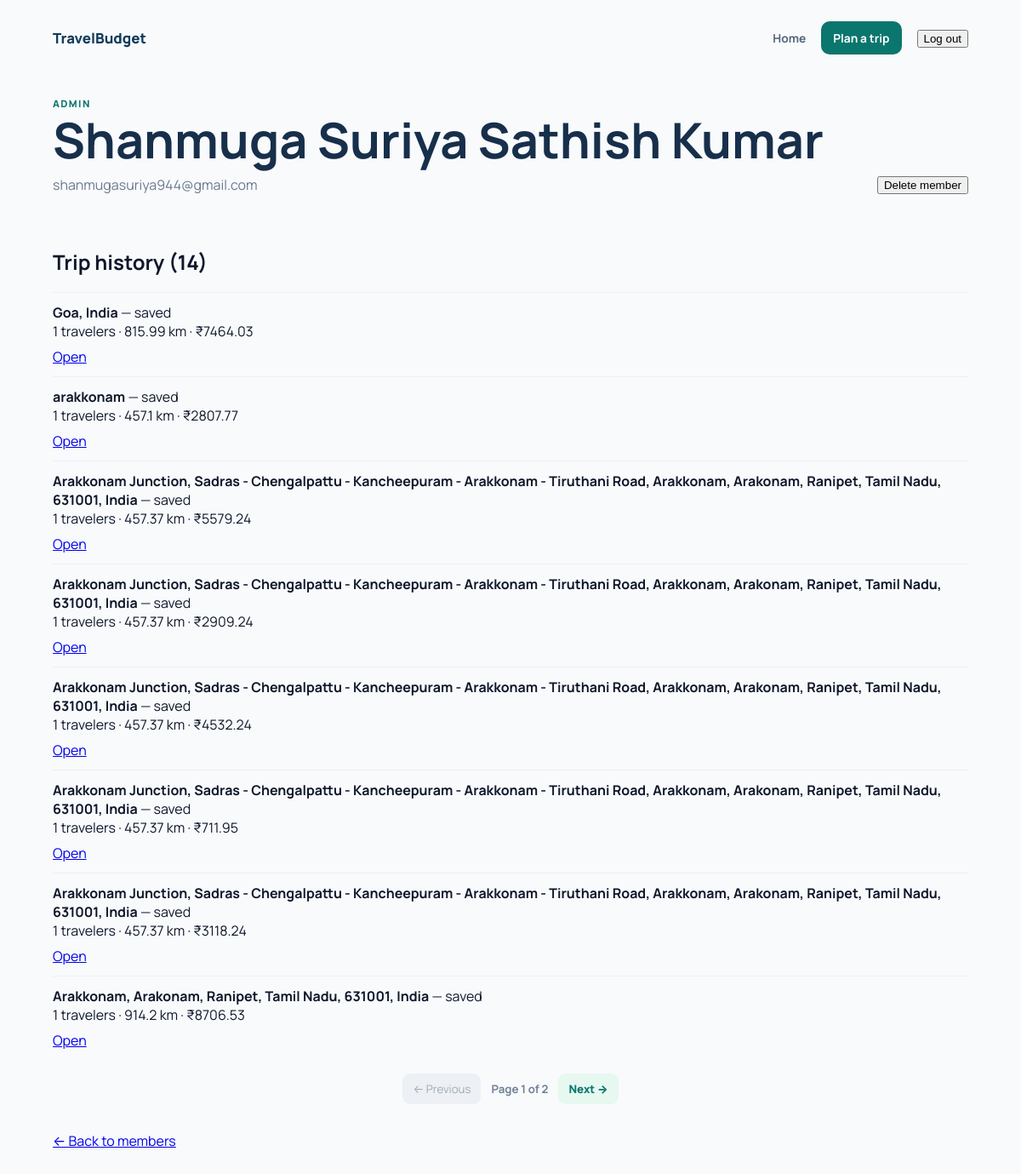
/admin/member/1 (signed in), run on an earlier commit of the app's database.
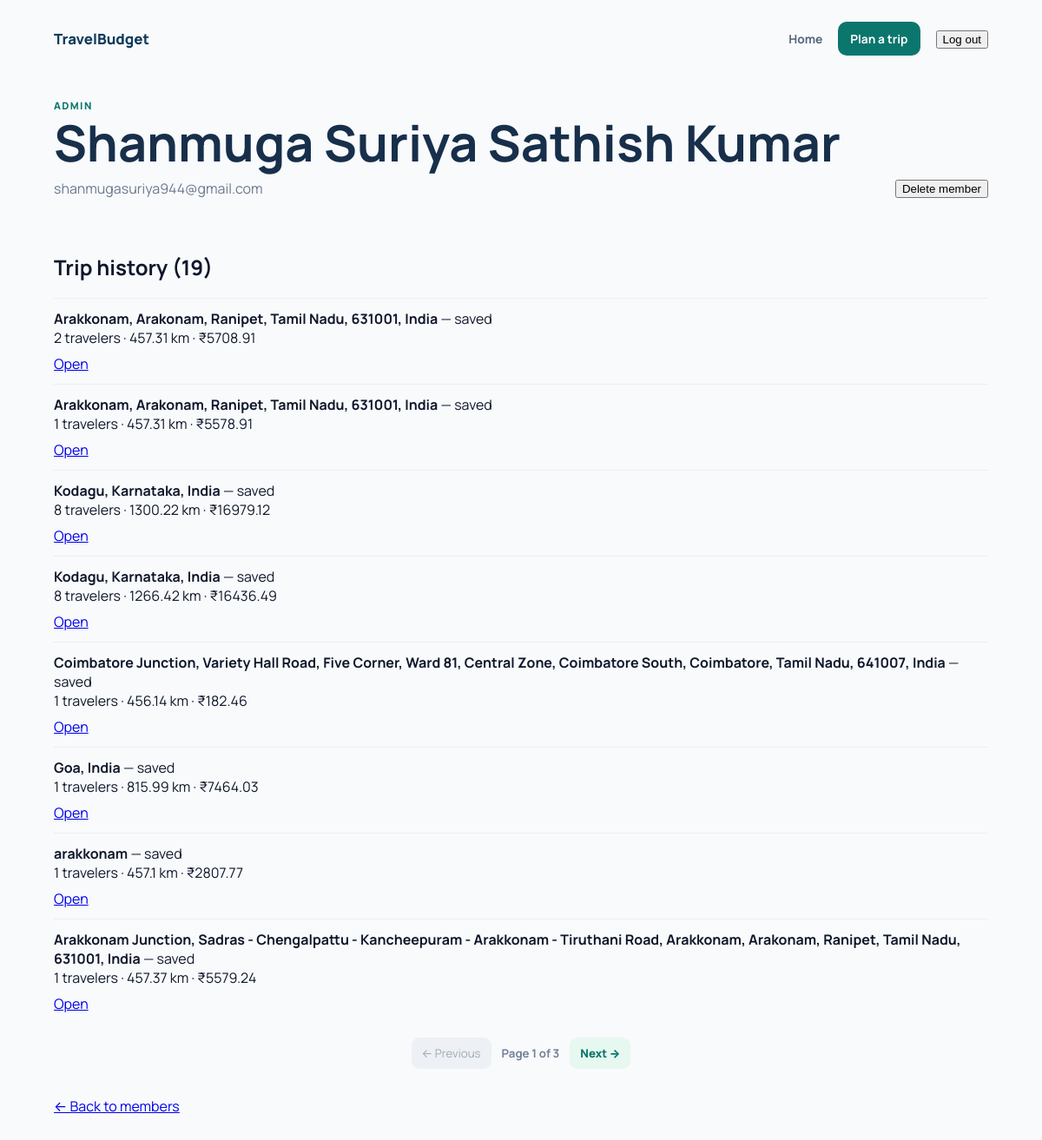
And on a later commit of the database.
### tables this page shows
CREATE TABLE trips (
            id INTEGER PRIMARY KEY AUTOINCREMENT,
            destination TEXT,
            travelers INTEGER,
            total_distance REAL,
            transport_mode TEXT,
            transport_cost REAL,
            fuel_type TEXT,
            fuel_price REAL,
            fuel_cost REAL,
            food_cost REAL,
            room_cost REAL,
            toll_charges REAL,
            parking_fee REAL,
            vehicle_type TEXT,
            vehicle_rental_cost REAL,
            places_fee_total REAL,
            total_budget REAL,
            cost_per_person REAL
        , user_id INTEGER);

### app.py (the view)
@app.route('/admin/member/<int:user_id>')
@login_required
@require_admin
def admin_member(user_id):
    try:
        page = max(1, int(request.args.get('page', 1)))
    except (TypeError, ValueError):
        page = 1
    per_page = 8
    conn = get_db()
    user_row = conn.execute("SELECT id, name, email, created_at, is_admin FROM users WHERE id=?", (user_id,)).fetchone()
    if not user_row:
        conn.close()
        return redirect(url_for('admin_members'))
    user = dict(user_row)
    total = conn.execute("SELECT COUNT(*) FROM trips WHERE user_id=?", (user_id,)).fetchone()[0]
    total_pages = max(1, (total + per_page - 1) // per_page)
    page = min(page, total_pages)
    trips = conn.execute(
        "SELECT * FROM trips WHERE user_id=? ORDER BY id DESC LIMIT ? OFFSET ?",
        (user_id, per_page, (page - 1) * per_page),
    ).fetchall()
    trips = [dict(t) for t in trips]
    conn.close()
    return render_template('admin_member.html', user=user, trips=trips, page=page, total_pages=total_pages, total=total)

### app.py (called while the page is built)
def get_db():
    conn = sqlite3.connect("travel_budget.db")
    conn.row_factory = sqlite3.Row
    return conn

@app.before_request
def update_last_seen():
    user_id = session.get('user_id')
    if user_id:
        try:
            conn = get_db()
            conn.execute('UPDATE users SET last_seen = CURRENT_TIMESTAMP WHERE id = ?', (user_id,))
            conn.commit()
            conn.close()
        except Exception:
            pass

@app.context_processor
def inject_user():
    is_admin = False
    logged_in = 'user_id' in session
    user_name = session.get('user_name')
    if logged_in:
        try:
            conn = get_db()
            row = conn.execute('SELECT is_admin FROM users WHERE id=?', (session['user_id'],)).fetchone()
            conn.close()
            is_admin = False
            if row:
                try:
                    is_admin = bool(row['is_admin'])
                except Exception:
                    is_admin = False
        except Exception:
            is_admin = False
    return dict(is_admin=is_admin, logged_in=logged_in, user_name=user_name)

### templates/admin_member.html (shortened to what this page needs)
<!doctype html>
<html lang="en"><head><link rel="stylesheet" href="{{ url_for('static', filename='trip.css') }}">
<link rel="stylesheet" href="{{ url_for('static', filename='admin.css') }}">
</head>
<body>
<main class="trips-shell">
  <header class="trips-header">
    <a href="/" class="brand">TravelBudget</a>
    <nav>
      <a href="/">Home</a>
      <a class="plan-link" href="/planner">Plan a trip</a>
      <form action="/logout" method="post"><button class="logout-btn" type="submit">Log out</button></form>
    </nav>
  </header>
  <section class="trips-hero">
    <div>
      <p class="eyebrow">Admin</p>
      <h1>{{ user['name'] }}</h1>
      <p>{{ user['email'] }}</p>
    </div>
    <div style="text-align:right;">
      <form action="{{ url_for('admin_delete_member', user_id=user['id']) }}" method="post" onsubmit="return confirm('Delete this member?')">
        <button type="submit">Delete member</button>
      </form>
    </div>
  </section>
  <section style="padding:1rem 0;">
    <h2>Trip history ({{ total }})</h2>
    {% if trips %}
      <ul style="list-style:none; padding:0;">
        {% for trip in trips %}
          <li style="padding:0.75rem 0; border-top:1px solid #eee;">
            <div><strong>{{ trip['destination'] }}</strong> — saved {{ trip['created_at'] }}</div>
            <div>{{ trip['travelers'] }} travelers · {{ trip['total_distance'] or 0 }} km · ₹{{ '%.2f'|format(trip['total_budget'] or 0) }}</div>
            <div style="margin-top:0.5rem"><a href="/edit/{{ trip['id'] }}">Open</a></div>
          </li>
        {% endfor %}
      </ul>
      {% if total_pages > 1 %}
        <nav class="pagination" aria-label="Trip pages">
          {% if page > 1 %}<a href="{{ url_for('admin_member', user_id=user['id'], page=page-1) }}">← Previous</a>{% else %}<span>← Previous</span>{% endif %}
          <b>Page {{ page }} of {{ total_pages }}</b>
          {% if page < total_pages %}<a href="{{ url_for('admin_member', user_id=user['id'], page=page+1) }}">Next →</a>{% else %}<span>Next →</span>{% endif %}
        </nav>
      {% endif %}
    {% else %}
      <p>No trips yet for this member.</p>
    {% endif %}
  </section>
  <p><a href="{{ url_for('admin_members') }}">← Back to members</a></p>
</main>
</body></html>

What changed in the data, as far as the page shows it:
no longer on this page (row unchanged): trips: destination "Arakkonam Junction, Sadras - Chengalpattu - Kancheepuram - Arakkonam - Tiruthani Road, Arakkonam, Arakonam, Ranipet, Tamil Nadu, 631001, India", travelers "1", total_distance "457.37", total_budget "2909.24"
no longer on this page (row unchanged): trips: destination "Arakkonam Junction, Sadras - Chengalpattu - Kancheepuram - Arakkonam - Tiruthani Road, Arakkonam, Arakonam, Ranipet, Tamil Nadu, 631001, India", travelers "1", total_distance "457.37", total_budget "4532.24"
no longer on this page (row unchanged): trips: destination "Arakkonam Junction, Sadras - Chengalpattu - Kancheepuram - Arakkonam - Tiruthani Road, Arakkonam, Arakonam, Ranipet, Tamil Nadu, 631001, India", travelers "1", total_distance "457.37", total_budget "711.95"
no longer on this page (row unchanged): trips: destination "Arakkonam Junction, Sadras - Chengalpattu - Kancheepuram - Arakkonam - Tiruthani Road, Arakkonam, Arakonam, Ranipet, Tamil Nadu, 631001, India", travelers "1", total_distance "457.37", total_budget "3118.24"
no longer on this page (row unchanged): trips: destination "Arakkonam, Arakonam, Ranipet, Tamil Nadu, 631001, India", travelers "1", total_distance "914.2", total_budget "8706.53"
added trips: destination "Arakkonam, Arakonam, Ranipet, Tamil Nadu, 631001, India", travelers "2", total_distance "457.31", total_budget "5708.91"
added trips: destination "Arakkonam, Arakonam, Ranipet, Tamil Nadu, 631001, India", travelers "1", total_distance "457.31", total_budget "5578.91"
added trips: destination "Kodagu, Karnataka, India", travelers "8", total_distance "1300.22", total_budget "16979.12"
added trips: destination "Kodagu, Karnataka, India", travelers "8", total_distance "1266.42", total_budget "16436.49"
added trips: destination "Coimbatore Junction, Variety Hall Road, Five Corner, Ward 81, Central Zone, Coimbatore South, Coimbatore, Tamil Nadu, 641007, India", travelers "1", total_distance "456.14", total_budget "182.46"
Also different on the page:
{{ total }}: "14" → "19"
{{ total_pages }}: "2" → "3"
